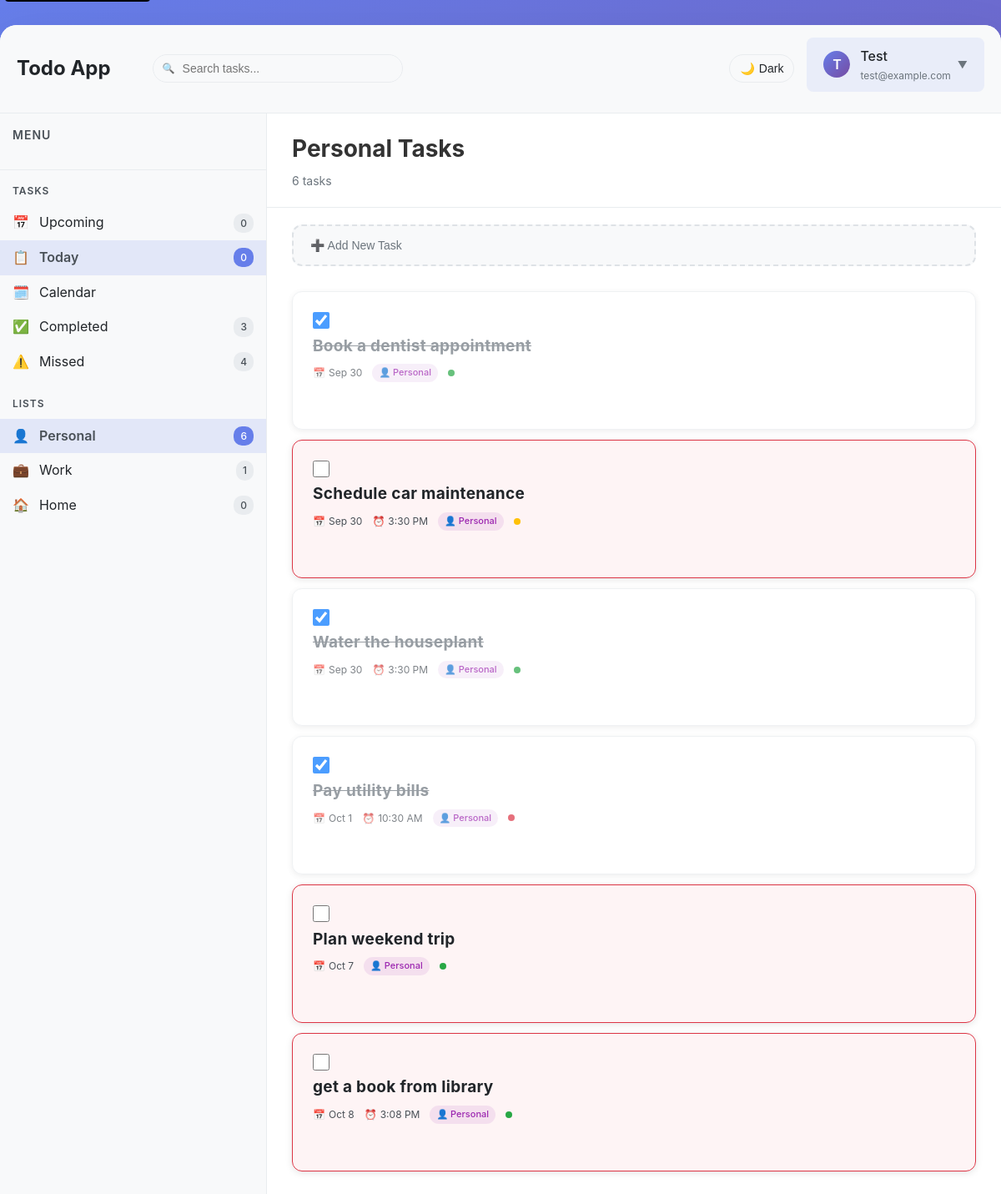
The app's page /?category=personal (signed in) with its own data.
### myapp/models.py (models this page shows, shortened)
class Todo(models.Model):
    PRIORITY_CHOICES = [
        ('low', 'Low'),
        ('medium', 'Medium'),
        ('high', 'High'),
    ]
    CATEGORY_CHOICES = [
        ('work', 'Work'),
        ('home', 'Home'),
        ('personal', 'Personal'),
    ]
    user = models.ForeignKey(User, on_delete=models.CASCADE, related_name='todos')
    text = models.CharField(max_length=200)
    completed = models.BooleanField(default=False)
    due_date = models.DateField(null=True, blank=True)
    due_time = models.TimeField(null=True, blank=True)
    priority = models.CharField(max_length=10, choices=PRIORITY_CHOICES, default='medium')
    category = models.CharField(max_length=10, choices=CATEGORY_CHOICES, default='personal')
    created_at = models.DateTimeField(auto_now_add=True)
    updated_at = models.DateTimeField(auto_now=True)
    @property
    def category_icon(self):
        icons = {
            'work': '💼',
            'home': '🏠',
            'personal': '👤',
        }
        return icons.get(self.category, '📝')
    class Meta:
        ordering = ['due_date', '-created_at']

### myapp/views.py (the view, shortened to what this page needs)
# urls.py: 2. Add a URL to urlpatterns:  path('', views.home, name='home')
@login_required
def home(request):
    form = TodoForm()
    search_query = request.GET.get('search', '')
    category = request.GET.get('category', '')
    view = request.GET.get('view', '')
    user_todos = Todo.objects.filter(user=request.user)
    if search_query:
        user_todos = user_todos.filter(text__icontains=search_query)
    today = timezone.now().date()
    tomorrow = today + timedelta(days=1)
    today_todos = user_todos.filter(due_date=today) | user_todos.filter(due_date__isnull=True, created_at__date=today)
    tomorrow_todos = user_todos.filter(due_date=tomorrow)
    upcoming_todos = user_todos.filter(due_date__gt=tomorrow)
    overdue_todos = user_todos.filter(due_date__lt=today, completed=False)
    completed_todos = user_todos.filter(completed=True)
    if category:
        current_todos = user_todos.filter(category=category)
    elif view == 'upcoming':
        current_todos = upcoming_todos
    elif view == 'today':
        current_todos = today_todos
    elif view == 'completed':
        current_todos = completed_todos
    elif view == 'missed':
        current_todos = overdue_todos  # Missed tasks are overdue incomplete tasks
    else:
        current_todos = today_todos
    personal_count = user_todos.filter(category='personal').count()
    work_count = user_todos.filter(category='work').count()
    home_count = user_todos.filter(category='home').count()
    completed_count = user_todos.filter(completed=True).count()
    missed_count = user_todos.filter(due_date__lt=today, completed=False).count()
    context = {
        'form': form,
        'today_todos': today_todos,
        'tomorrow_todos': tomorrow_todos,
        'upcoming_todos': upcoming_todos,
        'overdue_todos': overdue_todos,
        'completed_todos': completed_todos,
        'current_todos': current_todos,
        'search_query': search_query,
        'category': category,
        'view': view,
        'today_date': today,
        'personal_count': personal_count,
        'work_count': work_count,
        'home_count': home_count,
        'completed_count': completed_count,
        'missed_count': missed_count,
    }
    return render(request, 'myapp/index_new.html', context)

### myapp/templates/myapp/index_new.html (shortened to what this page needs)
<!DOCTYPE html>
<html lang="en">
<head>
</head>
<body>
    <div class="app-container">
        <header class="top-menu">
            <div class="menu-left">
                <h1 class="menu-title">Todo App</h1>
                <form method="get" class="search-box" role="search">
                    <input type="text" name="search" id="search-input" class="search-input"
                           placeholder="Search tasks..." value="{{ search_query }}"
                           aria-label="Search through your tasks">
                    <span class="search-icon" aria-hidden="true">🔍</span>
                </form>
            </div>
            <div class="menu-right">
                <button class="theme-toggle" onclick="toggleTheme()"
                        aria-label="Toggle dark mode"
                        aria-pressed="false"
                        type="button">
                    <span id="theme-icon" aria-hidden="true">🌙</span>
                    <span id="theme-text">Dark</span>
                </button>
                <div class="user-info"
                     onclick="toggleProfileDropdown()"
                     role="button"
                     tabindex="0"
                     aria-expanded="false"
                     aria-haspopup="true"
                     aria-controls="profileDropdown"
                     onkeydown="handleProfileKeydown(event)">
                    <div class="user-avatar" aria-hidden="true">{{ user.first_name.0|default:user.username.0 }}</div>
                    <div class="user-details">
                        <div style="font-weight: 500;">{{ user.first_name|default:user.username }}</div>
                        <div style="font-size: 12px; color: #6c757d;">{{ user.email }}</div>
                    </div>
                    <span class="dropdown-arrow" aria-hidden="true">▼</span>
                </div>
            </div>
        </header>
        <div class="content-wrapper">
            <nav class="sidebar" role="navigation" aria-label="Main navigation">
                <div class="sidebar-header">
                    <h3 style="color: var(--text-secondary); font-size: 14px; font-weight: 600; text-transform: uppercase; letter-spacing: 1px; margin-bottom: 15px;">Menu</h3>
                </div>
            <div class="sidebar-nav">
                <div class="nav-section" role="group" aria-labelledby="tasks-heading">
                    <h4 id="tasks-heading" class="nav-section-title">Tasks</h4>
                    <a href="?view=upcoming" class="nav-item {% if view == 'upcoming' %}active{% endif %}"
                       {% if view == 'upcoming' %}aria-current="page"{% endif %}>
                        <div class="nav-item-content">
                            <span class="nav-item-icon" aria-hidden="true">📅</span>
                            <span>Upcoming</span>
                        </div>
                        <span class="nav-item-count" aria-label="{{ upcoming_todos|length }} upcoming tasks">{{ upcoming_todos|length }}</span>
                    </a>
                    <a href="?view=today" class="nav-item {% if view == 'today' or not view %}active{% endif %}"
                       {% if view == 'today' or not view %}aria-current="page"{% endif %}>
                        <div class="nav-item-content">
                            <span class="nav-item-icon" aria-hidden="true">📋</span>
                            <span>Today</span>
                        </div>
                        <span class="nav-item-count" aria-label="{{ today_todos|length }} tasks for today">{{ today_todos|length }}</span>
                    </a>
                    <a href="?view=calendar" class="nav-item">
                        <div class="nav-item-content">
                            <span class="nav-item-icon" aria-hidden="true">🗓️</span>
                            <span>Calendar</span>
                        </div>
                    </a>
                    <a href="?view=completed" class="nav-item {% if view == 'completed' %}active{% endif %}"
                       {% if view == 'completed' %}aria-current="page"{% endif %}>
                        <div class="nav-item-content">
                            <span class="nav-item-icon" aria-hidden="true">✅</span>
                            <span>Completed</span>
                        </div>
                        <span class="nav-item-count" aria-label="{{ completed_count }} completed tasks">{{ completed_count }}</span>
                    </a>
                    <a href="?view=missed" class="nav-item {% if view == 'missed' %}active{% endif %}"
                       {% if view == 'missed' %}aria-current="page"{% endif %}>
                        <div class="nav-item-content">
                            <span class="nav-item-icon" aria-hidden="true">⚠️</span>
                            <span>Missed</span>
                        </div>
                        <span class="nav-item-count" aria-label="{{ missed_count }} missed tasks">{{ missed_count }}</span>
                    </a>
                </div>
                <div class="nav-section" role="group" aria-labelledby="lists-heading">
                    <h4 id="lists-heading" class="nav-section-title">Lists</h4>
                    <a href="?category=personal" class="nav-item {% if category == 'personal' %}active{% endif %}"
                       {% if category == 'personal' %}aria-current="page"{% endif %}>
                        <div class="nav-item-content">
                            <span class="nav-item-icon" aria-hidden="true">👤</span>
                            <span>Personal</span>
                        </div>
                        <span class="nav-item-count" aria-label="{{ personal_count }} personal tasks">{{ personal_count }}</span>
                    </a>
                    <a href="?category=work" class="nav-item {% if category == 'work' %}active{% endif %}"
                       {% if category == 'work' %}aria-current="page"{% endif %}>
                        <div class="nav-item-content">
                            <span class="nav-item-icon" aria-hidden="true">💼</span>
                            <span>Work</span>
                        </div>
                        <span class="nav-item-count" aria-label="{{ work_count }} work tasks">{{ work_count }}</span>
                    </a>
                    <a href="?category=home" class="nav-item {% if category == 'home' %}active{% endif %}"
                       {% if category == 'home' %}aria-current="page"{% endif %}>
                        <div class="nav-item-content">
                            <span class="nav-item-icon" aria-hidden="true">🏠</span>
                            <span>Home</span>
                        </div>
                        <span class="nav-item-count" aria-label="{{ home_count }} home tasks">{{ home_count }}</span>
                    </a>
                </div>
            </div>
        </nav>
        <main class="main-content" id="main-content">
            <div class="main-header">
                <h1 class="main-title">
                    {% if category == 'work' %}Work Tasks
                    {% elif category == 'home' %}Home Tasks
                    {% elif category == 'personal' %}Personal Tasks
                    {% elif view == 'upcoming' %}Upcoming Tasks
                    {% elif view == 'completed' %}Completed Tasks
                    {% elif view == 'missed' %}Missed Tasks
                    {% else %}Today{% endif %}
                </h1>
                <div class="task-count">{{ current_todos|length }} tasks</div>
            </div>
            <div class="content-area">
                <section class="add-task-section" aria-labelledby="add-task-heading">
                    <button class="add-task-btn" onclick="toggleAddForm()" aria-expanded="false" aria-controls="addTaskForm">
                        ➕ Add New Task
                    </button>
                </section>
                <section aria-labelledby="task-list-heading">
                    <ul class="task-list">
                    {% for todo in current_todos %}
                    <li class="task-item {% if todo.completed %}completed{% endif %} {% if todo.due_date < today_date and not todo.completed %}overdue{% endif %}">
                        <article class="task-article" aria-labelledby="task-{{ todo.id }}-text">
                        <form method="post" action="{% url 'toggle_todo' todo.id %}" style="margin: 0;">
                            <input type="checkbox" id="task-checkbox-{{ todo.id }}" class="task-checkbox"
                                   {% if todo.completed %}checked{% endif %}
                                   onchange="this.form.submit();"
                                   aria-describedby="task-{{ todo.id }}-text">
                        </form>
                        <div class="task-content">
                            <h3 id="task-{{ todo.id }}-text" class="task-text">{{ todo.text }}</h3>
                            <div class="task-meta">
                                {% if todo.due_date %}
                                <div class="task-date">
                                    <span>📅</span>
                                    <span>{{ todo.due_date|date:"M j" }}</span>
                                </div>
                                {% endif %}
                                {% if todo.due_time %}
                                <div class="task-date">
                                    <span>⏰</span>
                                    <span>{{ todo.due_time|time:"g:i A" }}</span>
                                </div>
                                {% endif %}
                                <div class="task-category category-{{ todo.category }}">
                                    {{ todo.category_icon }} {{ todo.get_category_display }}
                                </div>
                                <div class="priority-dot priority-{{ todo.priority }}"></div>
                            </div>
                        </div>
                        </article>
                    </li>
                    {% empty %}
                    <li class="empty-state">
                        <div class="empty-icon">📝</div>
                        <div>No tasks yet. Click "Add New Task" to get started!</div>
                    </li>
                    {% endfor %}
                </ul>
                </section>
            </div>
        </main>
    </div>
</body>
</html>

### records on screen
Todo: completed "☑", text "Book a dentist appointment", due_date "Sep 30", category_icon "👤", category "Personal"
Todo: text "Schedule car maintenance", due_date "Sep 30", due_time "3:30 PM", category_icon "👤", category "Personal"
Todo: completed "☑", text "Water the houseplant", due_date "Sep 30", due_time "3:30 PM", category_icon "👤", category "Personal"
Todo: completed "☑", text "Pay utility bills", due_date "Oct 1", due_time "10:30 AM", category_icon "👤", category "Personal"
Todo: text "Plan weekend trip", due_date "Oct 7", category_icon "👤", category "Personal"
Todo: text "get a book from library", due_date "Oct 8", due_time "3:08 PM", category_icon "👤", category "Personal"

### other values on screen
{{ user.first_name.0|default:user.username.0 }} "T"
{{ user.first_name|default:user.username }} "Test"
{{ user.email }} "test@example.com"
{{ upcoming_todos|length }} "0"
{{ today_todos|length }} "0"
{{ completed_count }} "3"
{{ missed_count }} "4"
{{ personal_count }} "6"
{{ work_count }} "1"
{{ home_count }} "0"
{{ current_todos|length }} "6"
